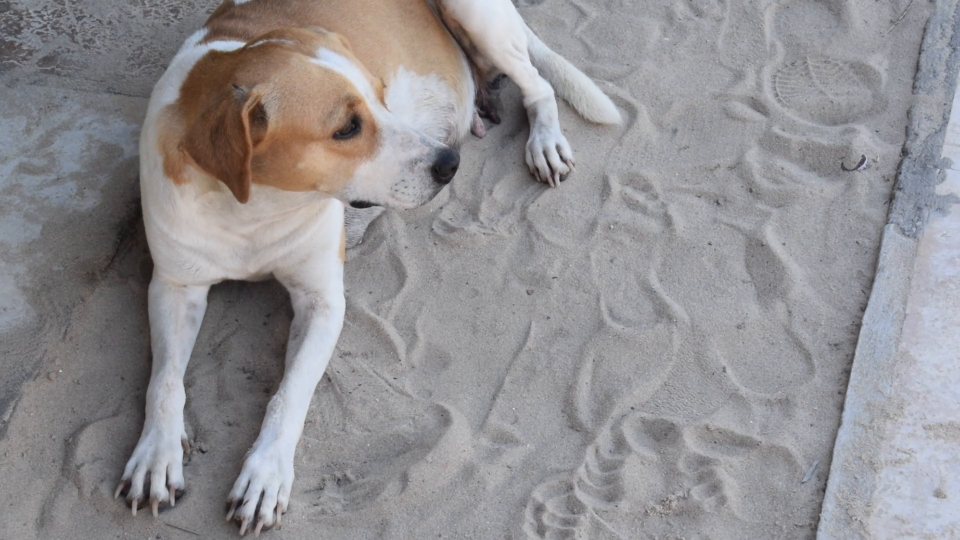
#> input picture frame 14 of Project/input/video/beautiful.mp4, 1920 x 1080 px (shown at 1/2 size)
$ python capture_brown_smooth.py
#> lines starting #> are read from the running program, lines starting #| are printed output that depends on the picture; after the words box and inside, x2 and y2 are one past the last pixel; in counts of white or black regions, pixels touching at a corner belong together
"""
Reading video (beautiful.mp4) and capture a range of brown color only with smoothen effect
"""

# Import Library
import cv2 as cv
import numpy as np
import os

# Absolute path to read
abs_path = os.path.dirname(os.path.dirname(__file__))
video_path = os.path.join(abs_path, 'input/video/beautiful.mp4')

# Read a gif with video capture
video = cv.VideoCapture(video_path)

frame_counter = 0

while True:
    # '_' can be used on unused or ignored variable
    _, frame = video.read()
#> frame is the input picture: shape (1080, 1920, 3); mean B, G, R 146.1, 143.1, 145.5
    frame_counter += 1
    resize_frame = cv.resize(frame, (int(frame.shape[1]/2),int(frame.shape[0]/2)))
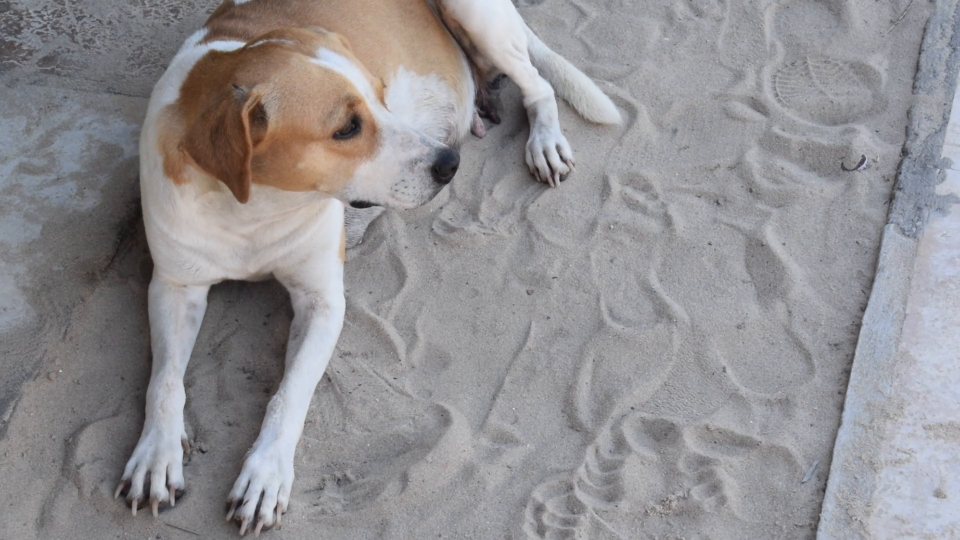
#> resize_frame: shape (540, 960, 3); mean B, G, R 146.2, 143.2, 145.6

    # Convert frame color to Hue,Saturation,Value(HSV)
    hsv = cv.cvtColor(resize_frame, cv.COLOR_BGR2HSV)
#> hsv: shape (540, 960, 3); mean H, S, V 105.2, 18.7, 150.8

    # Hsv brown color range we wish to capture
    lower_brown = np.array([0,50,50])
    upper_brown = np.array([40,255,240])

    mask = cv.inRange(hsv, lower_brown, upper_brown)
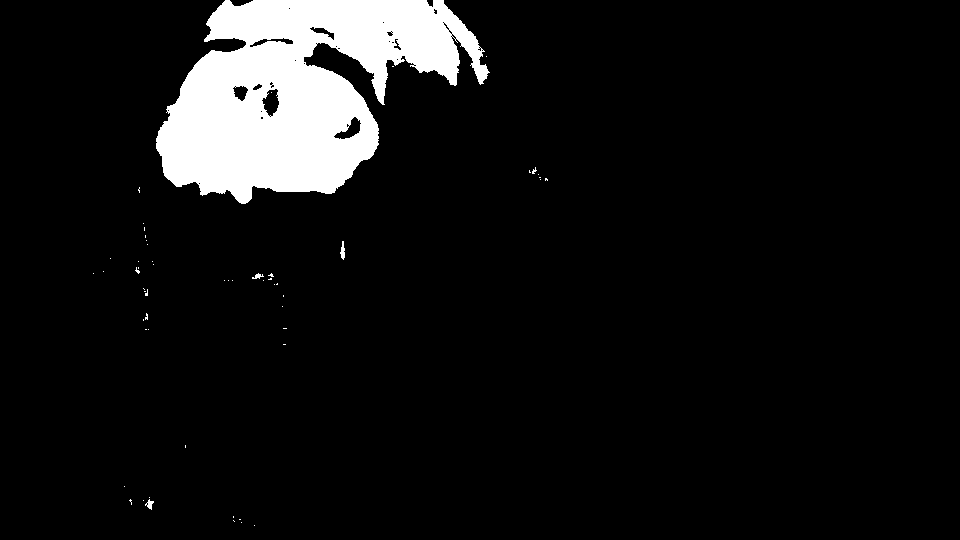
#> mask: shape (540, 960); 7.7% white; 56 white regions (52 under 20 px), largest, box (x1, y1, x2, y2) and area: (156, 0, 490, 204) 39440, (340, 241, 345, 260) 59, (145, 499, 154, 510) 47, (252, 273, 264, 279) 36

    result = cv.bitwise_and(resize_frame, resize_frame, mask = mask)
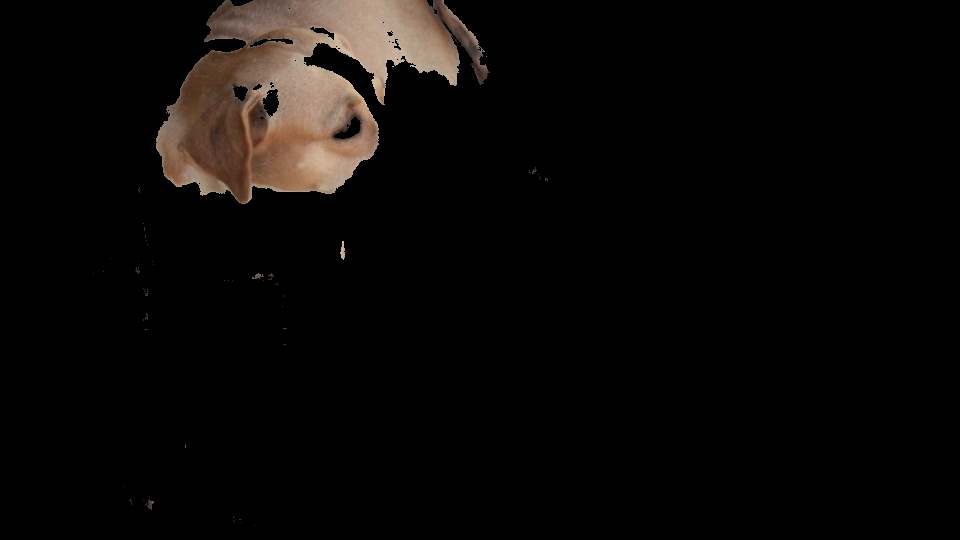
#> result: shape (540, 960, 3); mean B, G, R 7.1, 8.5, 10.7

    # Show frame
    cv.imshow('Original', resize_frame)
    cv.imshow('Mask', mask)
    cv.imshow('Result', result)

    if frame_counter==video.get(cv.CAP_PROP_FRAME_COUNT):
        frame_counter = 0
        video.set(cv.CAP_PROP_POS_FRAMES, 0)
    # capture a  key in every 25 millisecond, also helps to slow down the frames
    key = cv.waitKey(25)
#> (key q is pressed here)
    # quit with pressing "q"
    if key==ord('q'):
        break

video.release()
cv.destroyAllWindows()

$ run again, starting later in the video
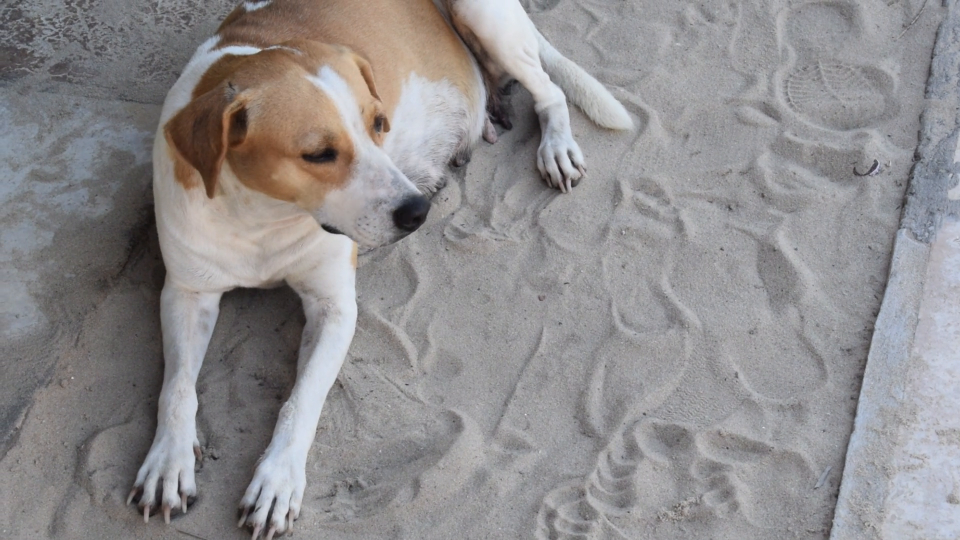
#> input picture frame 63 of Project/input/video/beautiful.mp4, 1920 x 1080 px (shown at 1/2 size)
#> frame is the input picture: shape (1080, 1920, 3); mean B, G, R 141.8, 140.4, 143
#> hsv: shape (540, 960, 3); mean H, S, V 91.4, 17.7, 147
#> `mask = cv.inRange(hsv, lower_brown, upper_brown)`:
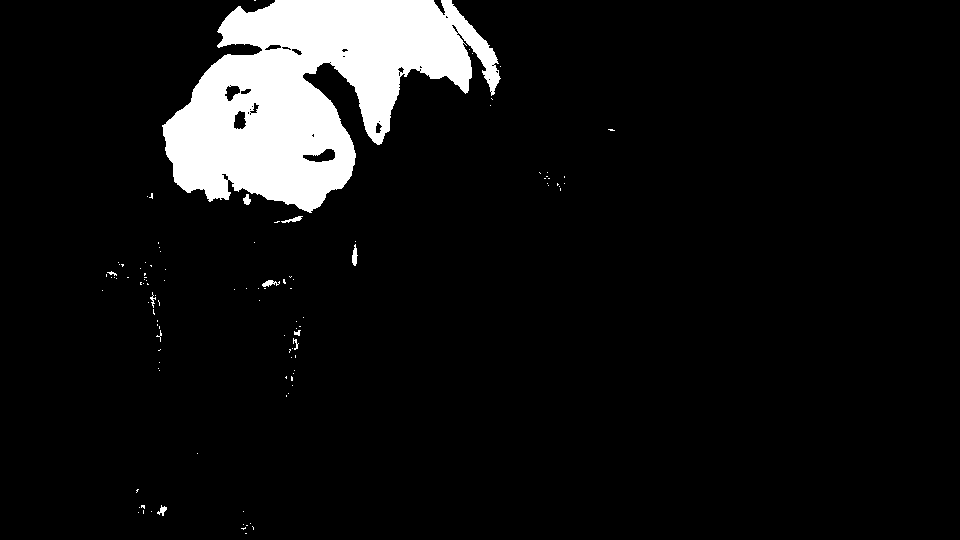
#> mask: shape (540, 960); 7.8% white; 109 white regions (99 under 20 px), largest, box (x1, y1, x2, y2) and area: (162, 0, 501, 213) 39810, (352, 244, 358, 266) 82, (262, 280, 280, 287) 69
#> `result = cv.bitwise_and(resize_frame, resize_frame, mask = mask)`:
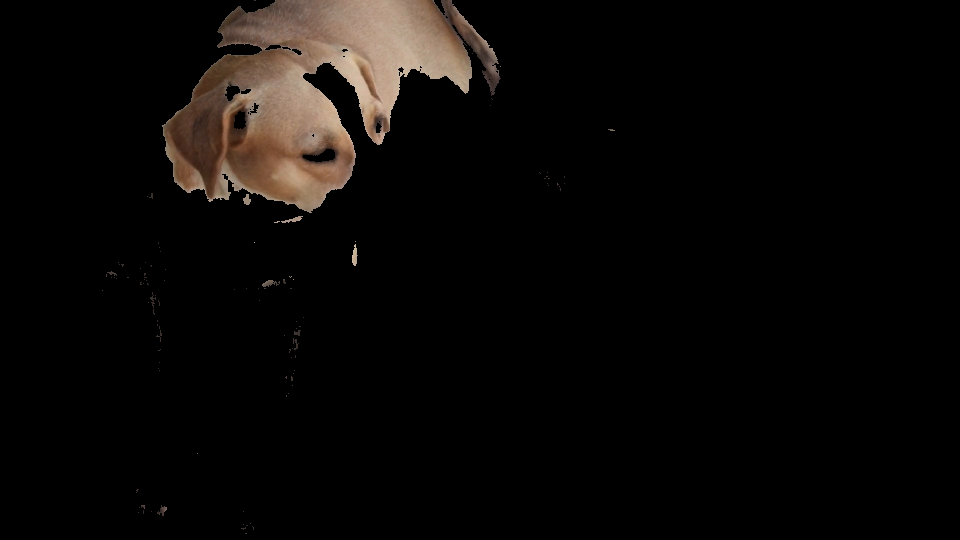
#> result: shape (540, 960, 3); mean B, G, R 7.2, 8.7, 10.9
